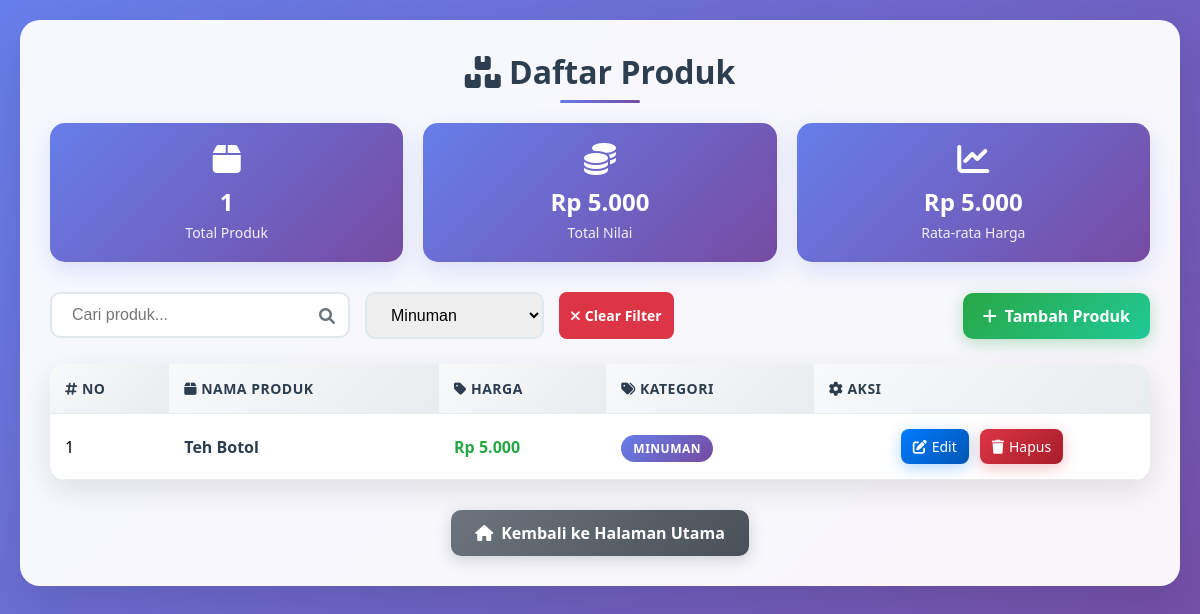
Page /jual/produk/index.php?kategori=1 on the committed database.
### tables this page shows
CREATE TABLE IF NOT EXISTS produk (
    id INT AUTO_INCREMENT PRIMARY KEY,
    nama VARCHAR(100) NOT NULL,
    harga INT NOT NULL,
    kategori_id INT,
    FOREIGN KEY (kategori_id) REFERENCES kategori(id) ON DELETE SET NULL
);

CREATE TABLE IF NOT EXISTS kategori (
    id INT AUTO_INCREMENT PRIMARY KEY,
    nama VARCHAR(100) NOT NULL
);

### jual/produk/index.php (the view, shortened to what this page needs)
<?php
include '../config/koneksi.php';
$limit = 10;
$page = isset($_GET['page']) ? (int)$_GET['page'] : 1;
$offset = ($page - 1) * $limit;
$search = isset($_GET['search']) ? mysqli_real_escape_string($koneksi, $_GET['search']) : '';
$kategori_filter = isset($_GET['kategori']) ? (int)$_GET['kategori'] : '';
$where_conditions = [];
if (!empty($kategori_filter)) {
    $where_conditions[] = "produk.kategori_id = $kategori_filter";
}
$where_clause = !empty($where_conditions) ? "WHERE " . implode(" AND ", $where_conditions) : "";
$query = "SELECT produk.*, kategori.nama AS kategori_nama
          FROM produk
          LEFT JOIN kategori ON produk.kategori_id = kategori.id
          $where_clause
          ORDER BY produk.id DESC
          LIMIT $limit OFFSET $offset";
$result = mysqli_query($koneksi, $query);
$kategori_query = "SELECT * FROM kategori ORDER BY nama ASC";
$kategori_result = mysqli_query($koneksi, $kategori_query);
$stats_query = "SELECT
                  COUNT(*) as total_produk,
                  COALESCE(SUM(harga), 0) as total_nilai,
                  COALESCE(AVG(harga), 0) as rata_harga
                FROM produk $where_clause";
$stats_result = mysqli_query($koneksi, $stats_query);
$stats = mysqli_fetch_assoc($stats_result);
?>
<!DOCTYPE html>
<html lang="id">
<head>
    <link href="https://cdnjs.cloudflare.com/ajax/libs/font-awesome/6.0.0/css/all.min.css" rel="stylesheet">
</head>
<body>
<div class="container">
  <h2><i class="fas fa-boxes"></i> Daftar Produk</h2>
  <div class="stats-grid">
    <div class="stat-card">
      <i class="fas fa-box"></i>
      <h3><?php echo number_format($stats['total_produk']); ?></h3>
      <p>Total Produk</p>
    </div>
    <div class="stat-card">
      <i class="fas fa-coins"></i>
      <h3>Rp <?php echo number_format($stats['total_nilai'], 0, ',', '.'); ?></h3>
      <p>Total Nilai</p>
    </div>
    <div class="stat-card">
      <i class="fas fa-chart-line"></i>
      <h3>Rp <?php echo number_format($stats['rata_harga'], 0, ',', '.'); ?></h3>
      <p>Rata-rata Harga</p>
    </div>
  </div>
  <div class="controls">
    <div class="search-filter">
      <form method="GET" style="display: flex; gap: 15px; flex-wrap: wrap;">
        <div class="search-box">
          <input type="text" name="search" placeholder="Cari produk..." value="<?php echo htmlspecialchars($search); ?>">
          <i class="fas fa-search"></i>
        </div>
        <select name="kategori" class="filter-select" onchange="this.form.submit()">
          <?php while ($kategori = mysqli_fetch_assoc($kategori_result)): ?>
            <option value="<?php echo $kategori['id']; ?>" <?php echo ($kategori_filter == $kategori['id']) ? 'selected' : ''; ?>>
              <?php echo htmlspecialchars($kategori['nama']); ?>
            </option>
          <?php endwhile; ?>
        </select>
      </form>
      <?php if (!empty($search) || !empty($kategori_filter)): ?>
        <a href="index.php" class="clear-filter">
          <i class="fas fa-times"></i> Clear Filter
        </a>
      <?php endif; ?>
    </div>
    <a href="tambah.php" class="btn-add">
      <i class="fas fa-plus"></i> Tambah Produk
    </a>
  </div>
  <div class="table-wrapper">
    <table>
      <thead>
        <tr>
          <th><i class="fas fa-hashtag"></i> No</th>
          <th><i class="fas fa-box"></i> Nama Produk</th>
          <th><i class="fas fa-tag"></i> Harga</th>
          <th><i class="fas fa-tags"></i> Kategori</th>
          <th><i class="fas fa-cog"></i> Aksi</th>
        </tr>
      </thead>
      <tbody>
        <?php if (mysqli_num_rows($result) > 0): ?>
          <?php
          $no = $offset + 1;
          while ($row = mysqli_fetch_assoc($result)):
          ?>
            <tr>
              <td><?php echo $no; ?></td>
              <td class="product-name"><?php echo htmlspecialchars($row['nama']); ?></td>
              <td class="price">Rp <?php echo number_format($row['harga'], 0, ',', '.'); ?></td>
              <td>
                <?php if ($row['kategori_nama']): ?>
                  <span class="category-badge"><?php echo htmlspecialchars($row['kategori_nama']); ?></span>
                <?php else: ?>
                  <span style="color: #6c757d; font-style: italic;">Tidak ada kategori</span>
                <?php endif; ?>
              </td>
              <td>
                <div class="action-buttons">
                  <a href="edit.php?id=<?php echo $row['id']; ?>" class="btn-action btn-edit">
                    <i class="fas fa-edit"></i> Edit
                  </a>
                  <a href="hapus.php?id=<?php echo $row['id']; ?>" class="btn-action btn-delete"
                     onclick="return confirm('Apakah Anda yakin ingin menghapus produk \'<?php echo htmlspecialchars($row['nama']); ?>\'?')">
                    <i class="fas fa-trash"></i> Hapus
                  </a>
                </div>
              </td>
            </tr>
          <?php
          $no++;
          endwhile;
          ?>
        <?php endif; ?>
      </tbody>
    </table>
  </div>
  <div class="back-home">
    <a href="../index.php" class="btn-home">
      <i class="fas fa-home"></i> Kembali ke Halaman Utama
    </a>
  </div>
</div>
</body>
</html>

### jual/produk/index.php (style rules this page uses)
* { margin: 0; padding: 0; box-sizing: border-box; }
body { font-family: 'Segoe UI', Tahoma, Geneva, Verdana, sans-serif; background: linear-gradient(135deg, #667eea 0%, #764ba2 100%); min-height: 100vh; padding: 20px; }
.container { max-width: 1200px; margin: 0 auto; background: rgba(255, 255, 255, 0.95); backdrop-filter: blur(10px); border-radius: 20px; padding: 30px; box-shadow: 0 20px 40px rgba(0, 0, 0, 0.1); }
h2 { text-align: center; color: #2c3e50; margin-bottom: 30px; font-size: 32px; font-weight: 700; position: relative; }
h2::after { content: ''; position: absolute; bottom: -10px; left: 50%; transform: translateX(-50%); width: 80px; height: 3px; background: linear-gradient(90deg, #667eea, #764ba2); border-radius: 2px; }
.stats-grid { display: grid; grid-template-columns: repeat(auto-fit, minmax(200px, 1fr)); gap: 20px; margin-bottom: 30px; }
.stat-card { background: linear-gradient(135deg, #667eea 0%, #764ba2 100%); color: white; padding: 20px; border-radius: 15px; text-align: center; box-shadow: 0 8px 25px rgba(102, 126, 234, 0.2); transition: transform 0.3s ease; }
.stat-card i { font-size: 32px; margin-bottom: 10px; }
.stat-card h3 { font-size: 24px; margin-bottom: 5px; }
.stat-card p { font-size: 14px; opacity: 0.9; }
.controls { display: flex; justify-content: space-between; align-items: center; margin-bottom: 25px; flex-wrap: wrap; gap: 15px; }
.search-filter { display: flex; gap: 15px; flex-wrap: wrap; }
.search-box { position: relative; }
.search-box input { padding: 12px 45px 12px 20px; border: 2px solid #e1e8ed; border-radius: 10px; font-size: 16px; width: 300px; transition: all 0.3s ease; }
.search-box i { position: absolute; right: 15px; top: 50%; transform: translateY(-50%); color: #6c757d; }
.filter-select { padding: 12px 20px; border: 2px solid #e1e8ed; border-radius: 10px; font-size: 16px; cursor: pointer; transition: all 0.3s ease; }
.btn-add { text-decoration: none; color: white; background: linear-gradient(135deg, #28a745 0%, #20c997 100%); padding: 12px 20px; border-radius: 10px; font-size: 16px; font-weight: 600; transition: all 0.3s ease; display: inline-flex; align-items: center; gap: 8px; box-shadow: 0 4px 15px rgba(40, 167, 69, 0.3); }
.table-wrapper { overflow-x: auto; border-radius: 15px; box-shadow: 0 10px 30px rgba(0, 0, 0, 0.1); }
table { width: 100%; border-collapse: collapse; background-color: #fff; border-radius: 15px; overflow: hidden; }
table th, table td { padding: 15px; text-align: left; border-bottom: 1px solid #e9ecef; }
table th { background: linear-gradient(135deg, #f8f9fa 0%, #e9ecef 100%); color: #2c3e50; font-weight: 600; text-transform: uppercase; font-size: 14px; letter-spacing: 0.5px; }
.product-name { font-weight: 600; color: #2c3e50; }
.price { font-weight: 700; color: #28a745; font-size: 16px; }
.category-badge { background: linear-gradient(135deg, #667eea 0%, #764ba2 100%); color: white; padding: 5px 12px; border-radius: 20px; font-size: 12px; font-weight: 600; text-transform: uppercase; letter-spacing: 0.5px; }
.btn-action { padding: 8px 12px; border-radius: 8px; color: white; text-decoration: none; font-size: 14px; margin: 0 3px; transition: all 0.3s ease; display: inline-flex; align-items: center; gap: 5px; font-weight: 500; }
.btn-edit { background: linear-gradient(135deg, #007bff 0%, #0056b3 100%); box-shadow: 0 4px 15px rgba(0, 123, 255, 0.3); }
.btn-delete { background: linear-gradient(135deg, #dc3545 0%, #a71d2a 100%); box-shadow: 0 4px 15px rgba(220, 53, 69, 0.3); }
.back-home { text-align: center; margin-top: 30px; }
.btn-home { text-decoration: none; background: linear-gradient(135deg, #6c757d 0%, #495057 100%); color: white; padding: 12px 24px; border-radius: 10px; font-weight: 600; transition: all 0.3s ease; display: inline-flex; align-items: center; gap: 8px; box-shadow: 0 4px 15px rgba(108, 117, 125, 0.3); }
.clear-filter { background: #dc3545; color: white; padding: 8px 12px; border-radius: 8px; text-decoration: none; font-size: 14px; font-weight: 600; transition: all 0.3s ease; display: inline-flex; align-items: center; gap: 5px; }
.action-buttons { display: flex; gap: 5px; justify-content: center; }

### rows in the picture
produk: nama "Teh Botol", harga "5.000", kategori.nama "MINUMAN"

### other values in the picture
$stats['total_produk'] "1"
$stats['total_nilai'] "5.000"
$stats['rata_harga'] "5.000"
form field kategori "Minuman"
